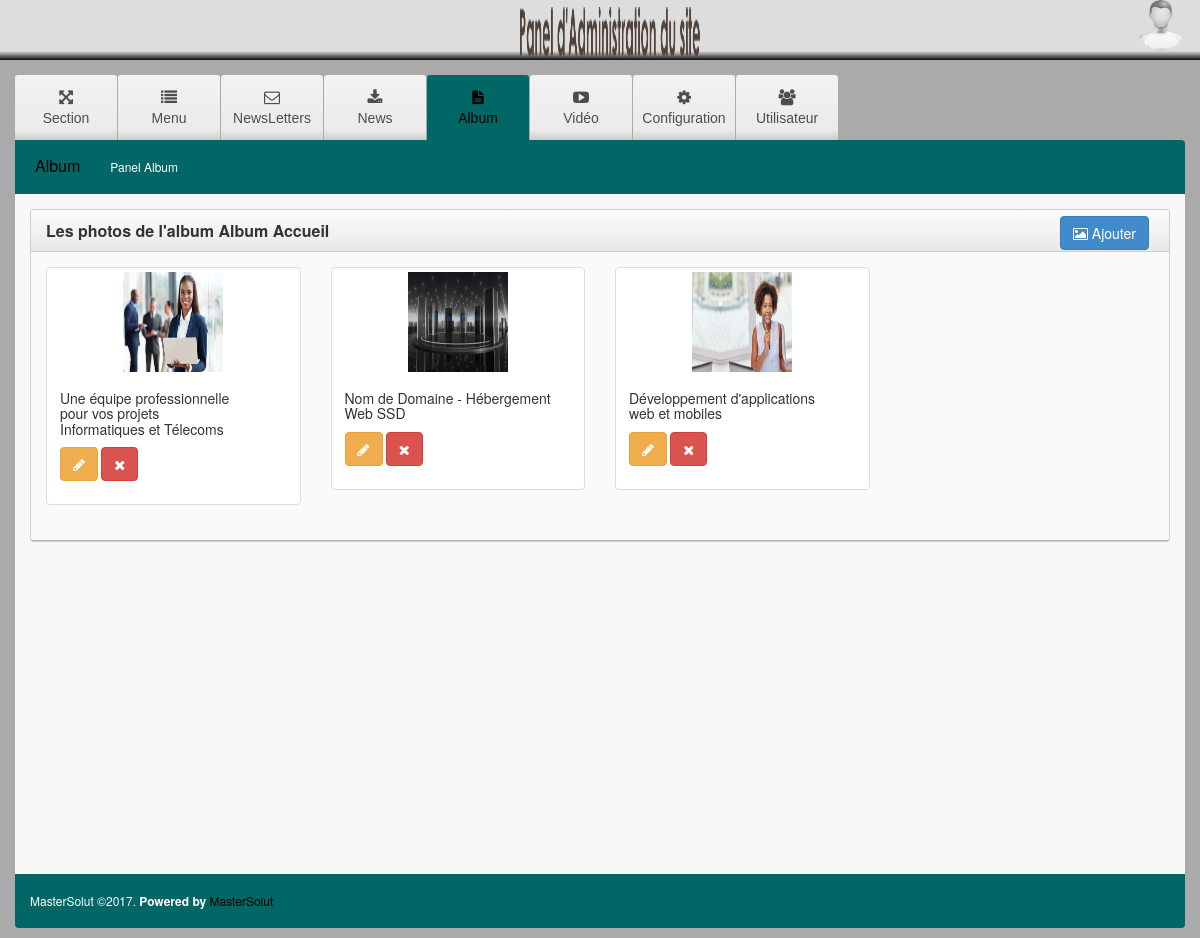
The app's page /ms-admin/index.php?page=7&album=1 (signed in) with its own data.
### tables this page shows
CREATE TABLE `gest_page` (
  `id_page` int(11) NOT NULL AUTO_INCREMENT,
  `titre_page` varchar(255) NOT NULL,
  `lib_page` varchar(20) NOT NULL,
  `cat_page` varchar(255) NOT NULL,
  `icone_page` varchar(255) DEFAULT NULL,
  `indice_page` int(11) NOT NULL,
  `visible` varchar(1) NOT NULL DEFAULT 'o',
  PRIMARY KEY (`id_page`)
);

CREATE TABLE `gest_menu` (
  `id_menu` int(11) NOT NULL AUTO_INCREMENT,
  `lib_menu` varchar(255) NOT NULL,
  `lien_menu` varchar(255) NOT NULL,
  `indice_menu` int(11) NOT NULL,
  `visible` varchar(1) NOT NULL DEFAULT 'o',
  `icone_menu` varchar(255) NOT NULL,
  `id_page` int(11) NOT NULL,
  PRIMARY KEY (`id_menu`)
);

CREATE TABLE `album` (
  `id_album` int(5) unsigned NOT NULL AUTO_INCREMENT,
  `titre_album` varchar(255) NOT NULL,
  `libelle_album` text,
  `id_section` int(12) NOT NULL,
  `position_album` int(1) NOT NULL,
  `frontal_album` varchar(1) DEFAULT NULL,
  `publier_album` varchar(1) NOT NULL,
  `visible_album` varchar(1) NOT NULL DEFAULT 'o',
  PRIMARY KEY (`id_album`)
);

CREATE TABLE `photo` (
  `id_photo` int(10) NOT NULL AUTO_INCREMENT,
  `id_album` int(2) NOT NULL,
  `titre_photo` text NOT NULL,
  `libelle_photo` text,
  `src_photo` text NOT NULL,
  `position_photo` int(2) DEFAULT NULL,
  `visible_photo` varchar(1) NOT NULL DEFAULT 'o',
  PRIMARY KEY (`id_photo`)
);

### ms-admin/class/database.php (called while the page is built, shortened)
<?php
class Database extends pdo {
    public function __construct(){
        $this->dbtype ='mysql';
        $this->host = 'localhost';
        $this->user = 'root';
        $this->pass = '';
        $this->database = 'mastersolut_db';
        $dns = $this->dbtype.':dbname='.$this->database.";host=".$this->host;
    }
}
?>

### ms-admin/class/class_gest_page.php (called while the page is built, shortened)
<?php
Class Gest_page{
   private $dbh;
   public function __construct(){
        $this->dbh = new Database();
    }
    public function liste_page_categorie($cat_page,$ligne=0,$trie='',$publier='o'){
        return $this->dbh->query("select * from gest_page where cat_page='$cat_page' AND visible='$publier' $trie $limit");
    }
    public function this_page($id_page,$publier='o'){
        $tab=$this->dbh->query("select * from gest_page where id_page='$id_page' AND visible='$publier'");
        return $tab->fetch();
    }
   public function liste_menu_par_page($id_page,$ligne=0,$trie='',$publier='o'){
        if($ligne) $limit="limit 0,$ligne";
        return $this->dbh->query("select * from gest_menu where id_page='$id_page' AND gest_menu.visible='$publier' $trie $limit");
    }
}
$classpage_menu= new Gest_page();
?>

### ms-admin/class/class_album.php (called while the page is built, shortened)
<?php
Class Album{
   private $dbh;
   public function __construct(){
        $this->dbh = new Database();
   }
    public function this_album($id_album,$publier='o'){
        $tab=$this->dbh->query("select * from album where id_album='$id_album' AND visible_album='$publier'");
        return $tab->fetch();
    }
}
$classalbum= new Album();
?>

### ms-admin/class/class_photo.php (called while the page is built, shortened)
<?php
Class Photo{
   private $dbh;
   public function __construct(){
        $this->dbh = new Database();
   }
    public function liste_photo_by_album($id_album,$ligne=0,$trie='',$publier='o'){
            return $this->dbh->query("select * from photo where id_album='$id_album' AND visible_photo='$publier' $trie $limit");
    }
}
$classphoto= new Photo();
?>

### ms-admin/menu.php (the view, shortened to what this page needs)
  <?php
 $display_current='';
 if($_GET['page']) $display_current=$_GET['page'];
?>
<div id='cssmenu'>
  <ul>
  <?php
      $tab_page=$classpage_menu->liste_page_categorie("cs_admin",0,"ORDER BY indice_page ASC");
      foreach ($tab_page as $page_value) {
          $id_page=$page_value["id_page"];
          $titre_page=stripslashes($page_value["titre_page"]);
          $icone_page=stripslashes($page_value["icone_page"]);
          $href="?page=".$id_page;
  ?>
    <li class="<?php if($display_current==$id_page) echo 'active'?>">
      <a href='<?php echo $href; ?>'>
        <i class="<?php echo $icone_page; ?>"></i>
          <?php echo $titre_page; ?>
      </a>
    </li>
  <?php
      }
  ?>
  </ul>
</div>

### ms-admin/index.php (shortened to what this page needs)
<?php
include('config.php');
?>
<?php
    include('include_top.php');
?>
    <?php
		include('header.php');
	?>
    <div class="dashboard-container">
      <div class="container">
        <?php
			include('menu.php');
		?>
        <?php
            $id_page=$_GET["page"];
			if(!$id_page){
    			include('accueil.php');
			 }else{
                  $this_page=$classpage_menu->this_page($id_page);
                  $titre_page=stripslashes($this_page["titre_page"]);
		?>
        <div class="sub-nav hidden-sm hidden-xs">
            <ul>
                <li><a href="javascript: void(0)" class="heading"><?php echo $titre_page ?> </a></li>
                 <?php
                    $menu_page=$_GET["menu"];
                    if(!$menu_page){
                         $thismenu_selected=$classpage_menu->liste_menu_par_page($id_page,1,"ORDER BY indice_menu ASC");
                         foreach($thismenu_selected as $value){
                            $menu_page=$value["id_menu"];
                         }
                    }
                    $tab_menu=$classpage_menu->liste_menu_par_page($id_page,0,"ORDER BY indice_menu ASC");
    			     foreach($tab_menu as $menu_value){
                        $id_menu=$menu_value["id_menu"];
                        $lib_menu=stripslashes($menu_value["lib_menu"]);
                        $href="?page=".$id_page."&menu=".$id_menu;
    		      ?>
                    <li class="hidden-sm hidden-xs">
                      <a href="<?php echo $href ?>" title="<?php echo $lib_menu ?>" class="<?php if($menu_page==$id_menu) echo 'selected' ?>"><?php echo $lib_menu ?></a>
                    </li>
                <?php
    			 }
    		    ?>
          </ul>
        </div>
        <div class="dashboard-wrapper">
        <?php
			include('contenu.php');
		?>
      <?php  } ?>
        </div>
        <footer>
          <h6>MasterSolut &copy;2017.  <b>Powered by </b><a target="_blank" href="http://www.mastersolut.com">MasterSolut</a></h6>
        </footer>
      </div>
    </div>
    <?php
		include('include_foot.php');
	?>

### ms-admin/contenu.php (shortened to what this page needs)
<?php
     $id_menu=$_GET["menu"];
     if($id_menu){
        $tab_menu=$classpage_menu->this_menu($id_menu);
        $lien_menu=$tab_menu["lien_menu"];
        if(!$lien_menu) $lien_menu='accueil1.php';
        include($lien_menu);
     }else{
        $thismenu=$classpage_menu->liste_menu_par_page($id_page,1,"ORDER BY indice_menu ASC");
        foreach($thismenu as $value){
            $lien_menu=$value["lien_menu"];
                include($lien_menu);
             }
     }
?>

### ms-admin/album_liste.php
<?php
    $idalbum=$_GET["album"];
    if(!$idalbum){
?>
<div class="row">
  <div class="col-lg-12 col-md-12">
    <div class="widget">
      <div class="widget-header">
        <div class="title">
          Liste des Album<a id="dynamic-tables">s</a>
        </div>
        <span class="tools">
            <a href="javascript:openwindows('album_form.php',800,400,true)" class="btn btn-primary">
                  <span class="fa fa-plus"></span>
                    Nouveau
            </a>
        </span>
      </div>
      <div class="widget-body">
        <div id="dt_example" class="example_alt_pagination">
          <table class="table table-condensed table-striped table-hover table-bordered pull-left" id="data-table">
            <thead>
              <tr>
                <th style="width:30%">
                  Titre
                </th>
                <th style="width:20%">
                  Libell&eacute;
                </th>
                <th style="width:10%">
                  Section
                </th>
                <th style="width:10%">
                  Publier
                </th>
                <th style="width:20%" class="hidden-phone">
                  Actions
                </th>
              </tr>
            </thead>
            <tbody>
            <?php
            	$tab_album=$classalbum->liste_album(0,"ORDER BY titre_album ASC");
                foreach($tab_album as $albumValue){
                    $idalbum=$albumValue["id_album"];
                    $titrealbum=stripslashes($albumValue["titre_album"]);
                    $libellealbum=stripslashes($albumValue["libelle_album"]);
                    $fixealbum=stripslashes($albumValue["fixe_album"]);
                    $publieralbum=$albumValue["publier_album"];
                    $this_section=$classsection->this_section($albumValue["id_section"]);
                    $libSection=stripslashes($this_section["lib_section"]);
            ?>
              <tr>
                <td >
                    <a style="color: blue;" href="?page=<?php echo $_GET["page"];?>&album=<?php echo $idalbum;?>" title="Visualiser ces photos">
                        <?php echo $titrealbum; ?>
                    </a>
                </td>
                <td>
                  <?php echo $libellealbum; ?>
                </td>
                <td>
                  <?php echo $libSection; ?>
                </td>
                <td class="hidden-phone">
                  <?php
                    $checkbox="";
                    if($publieralbum=="o"){
                        $checkbox= "checked='checkbox'";
                    }
                  ?>
                  <input type="checkbox" disabled="disabled" class="no-margin" <?php echo $checkbox ?>  />
                </td>
                <td>
                  <a title="Modifier" href="javascript:openwindows('album_form.php?mod=<?php echo $idalbum ?>',1000,400,false)" class="btn btn-warning">
                        <i class="fa fa-pencil"></i>
                  </a>
                  <a title="Supprimer"  href="javascript:if(confirm('Voulez vous effectuer cette op&eacute;ration?')) openwindows('album_form.php?supp_album=<?php echo $idalbum ?>',20,40,false)" class="btn btn-danger">
                        <i class="fa fa-trash-o"></i>
                  </a>
                  <a title="Photos" href="javascript:openwindows('photo_form.php?album=<?php echo $idalbum ?>',1500,1000,false)" class="btn btn-primary">
                        <i class="fa fa-picture-o"></i>
                  </a>
                </td>
              </tr>
             <?php
                $i++;
                }
            ?>
            </tbody>
          </table>
          <div class="clearfix">
          </div>
        </div>
      </div>
    </div>
  </div>
</div>
<?php
    }else{
         $this_album=$classalbum->this_album($idalbum);
         $titre=stripslashes($this_album["titre_album"]);
?>
    <div class="row">
      <div class="col-lg-12 col-md-12">
        <div class="widget">
          <div class="widget-header">
            <div class="title">
              Les photos de l'album <?php echo $titre ?>
            </div>
            <span class="tools">
            <a href="javascript:openwindows('photo_form.php?album=<?php echo $idalbum ?>',1500,1000,false)" class="btn btn-primary">
                  <span class="fa fa-picture-o"></span>
                    Ajouter
            </a>
        </span>
          </div>
          <div class="widget-body clearfix">
            <div class="row">
                <?php
                    $tabPhoto=$classphoto->liste_photo_by_album($idalbum);
                    if($tabPhoto->rowCount()>0){
                    foreach($tabPhoto as $photoValue){
                        $titre_photo=stripslashes($photoValue["titre_photo"]);
                        $src_photo=DOSSIER_ALBUM.stripslashes($photoValue["src_photo"]);
                ?>
                  <div class="col-sm-6 col-md-3">
                    <div class="thumbnail">
                      <img data-src="holder.js/300x200" alt="300x200" title="<?php echo $titre_photo ?>" src="<?php echo $src_photo ?>" style="width: 100px; height: 100px;"/>
                      <div class="caption">
                        <h5><?php echo $titre_photo ?></h5>
                        <p><a title="Modifer" data-original-title="" href="javascript:openwindows('photo_form.php?album=<?php echo $idalbum ?>&mod=<?php echo $photoValue["id_photo"] ?>',1000,400,false)" class="btn btn-warning" role="button"><i class="fa fa-pencil"></i></a>
                            <a title="Supprimer" data-original-title="" href="javascript:if(confirm('Voulez vous effectuer cette op&eacute;ration?')) openwindows('photo_form.php?supp_photo=<?php echo $photoValue["id_photo"] ?>',20,40,false)" class="btn btn-danger" role="button"><i class="fa fa-times"></i></a>
                        </p>
                      </div>
                    </div>
                  </div>
                 <?php
                    }
                    }else{
                        echo "<div class='alert alert-block alert-danger  fade in'>AUCUNE PHOTO DISPONIBLE</div>";
                    }
                ?>
            </div>
          </div>
        </div>
      </div>
    </div>
<?php
    }
?>

### records on screen
gest_page: titre_page "Section"
gest_page: titre_page "Menu"
gest_page: titre_page "NewsLetters"
gest_page: titre_page "News"
gest_page: titre_page "Album"
gest_page: titre_page "Vidéo"
gest_page: titre_page "Configuration"
gest_page: titre_page "Utilisateur"
gest_menu: lib_menu "Panel Album", album.titre_album "Album Accueil"
photo: src_photo (picture), titre_photo "Une équipe professionnelle pour vos projets Informatiques et Télecoms"
photo: src_photo (picture), titre_photo "Nom de Domaine - Hébergement Web SSD"
photo: src_photo (picture), titre_photo "Développement d'applications web et mobiles"
